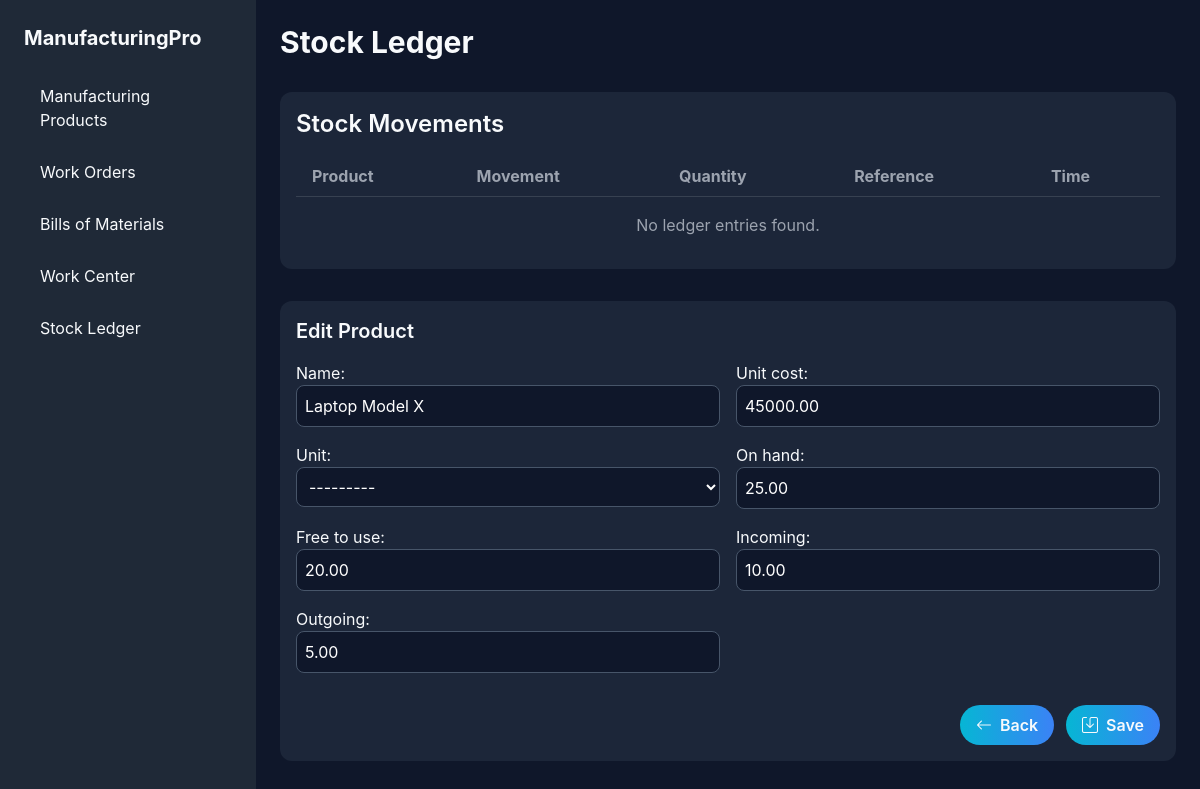
The app's page /stock_ledger/edit/2/ with its own data.
### myapp/models.py (models this page shows, shortened)
class Product(models.Model):
    UNIT_CHOICES = [
        ('Units', 'Units'),
        ('Kg', 'Kilogram'),
        ('Litre', 'Litre'),
        ('Meter', 'Meter'),
        ('Pcs', 'Pieces'),
    ]
    name = models.CharField(max_length=100)
    unit_cost = models.DecimalField(max_digits=10, decimal_places=2)
    unit_choices = [('pcs', 'Pieces'), ('kg', 'Kilogram')]
    unit = models.CharField(max_length=10, choices=unit_choices)
    on_hand = models.DecimalField(max_digits=10, decimal_places=2, default=0)
    description = models.TextField(blank=True, null=True)
    on_hand = models.DecimalField(max_digits=12, decimal_places=2, default=0)
    free_to_use = models.DecimalField(max_digits=12, decimal_places=2, default=0)
    incoming = models.DecimalField(max_digits=12, decimal_places=2, default=0)
    outgoing = models.DecimalField(max_digits=12, decimal_places=2, default=0)
    total_value = models.DecimalField(max_digits=14, decimal_places=2, default=0)
    created_at = models.DateTimeField(auto_now_add=True)
    updated_at = models.DateTimeField(auto_now=True)
    class Meta:
        ordering = ['name']

### myapp/views.py (the view)
# urls.py: path('stock_ledger/edit/<int:product_id>/', views.stock_product_edit, name='stock_product_edit'),
def stock_product_edit(request, product_id):
    product = Product.objects.get(id=product_id)
    if request.method == 'POST':
        form = ProductForm(request.POST, instance=product)
        if form.is_valid():
            try:
                product = form.save(commit=False)
                product.save()
                product.recalc_totals()
                messages.success(request, "Product updated successfully!")
                return redirect('stock_ledger')
            except Exception as e:
                messages.error(request, f"Error updating product: {str(e)}")
        else:
            messages.error(request, "Please correct the errors in the form.")
    else:
        form = ProductForm(instance=product)
    context = {
        'products': Product.objects.all(),
        'form': form,
        'edit_product': product,
    }
    return render(request, 'stock_ledger.html', context)

### myapp/forms.py
class ProductForm(forms.ModelForm):
    class Meta:
        model = Product
        fields = ['name', 'unit_cost', 'unit', 'on_hand', 'free_to_use', 'incoming', 'outgoing']
        widgets = {
            'name': forms.TextInput(attrs={'class': 'form-control'}),
            'unit_cost': forms.NumberInput(attrs={'class': 'form-control', 'step': '0.01'}),
            'unit': forms.Select(attrs={'class': 'form-control'}),
            'on_hand': forms.NumberInput(attrs={'class': 'form-control', 'step': '0.01'}),
            'free_to_use': forms.NumberInput(attrs={'class': 'form-control', 'step': '0.01'}),
            'incoming': forms.NumberInput(attrs={'class': 'form-control', 'step': '0.01'}),
            'outgoing': forms.NumberInput(attrs={'class': 'form-control', 'step': '0.01'}),
        }

### templates/stock_ledger.html (shortened to what this page needs)
<!DOCTYPE html>
<html lang="en">
<head>
  <script src="https://cdn.tailwindcss.com"></script>
  <link href="https://cdn.jsdelivr.net/npm/bootstrap-icons/font/bootstrap-icons.css" rel="stylesheet" />
</head>
<body class="flex">
<div class="w-64 bg-gray-800 min-h-screen p-6 space-y-6">
  <h1 class="text-xl font-bold mb-6">ManufacturingPro</h1>
  <ul class="space-y-3">
    <li><a href="{% url 'work_order_analysis' %}" class="block px-4 py-2 rounded hover:bg-gray-700">Manufacturing
        Products</a></li>
    <li><a href="{% url 'work_products' %}" class="block px-4 py-2 rounded hover:bg-gray-700">Work Orders</a></li>
    <li><a href="{% url 'bills_of_materials' %}" class="block px-4 py-2 rounded hover:bg-gray-700">Bills of Materials</a></li>
    <li><a href="{% url 'work_center' %}" class="block px-4 py-2 rounded hover:bg-gray-700">Work Center</a></li>
    <li><a href="{% url 'stock_ledger' %}" class="block px-4 py-2 rounded hover:bg-gray-700">Stock Ledger</a></li>
  </ul>
</div>
  <main class="flex-1 p-6">
    <div class="flex justify-between items-center mb-6">
      <h1 class="text-3xl font-bold">Stock Ledger</h1>
    </div>
<div class="card overflow-x-auto mb-8 mt-8">
  <h2 class="text-2xl font-semibold mb-4">Stock Movements</h2>
  <table class="table-auto w-full text-left">
    <thead class="text-gray-400 border-b border-gray-700">
      <tr>
        <th class="px-4 py-2">Product</th>
        <th class="px-4 py-2">Movement</th>
        <th class="px-4 py-2">Quantity</th>
        <th class="px-4 py-2">Reference</th>
        <th class="px-4 py-2">Time</th>
      </tr>
    </thead>
    <tbody class="divide-y divide-gray-700">
      {% for entry in ledger_entries %}
      <tr class="hover:bg-gray-700/50 transition">
        <td class="px-6 py-3">{{ entry.product.name }}</td>
        <td class="px-6 py-3">{{ entry.get_movement_type_display }}</td>
        <td class="px-6 py-3">{{ entry.quantity }}</td>
        <td class="px-6 py-3">{{ entry.reference }}</td>
        <td class="px-6 py-3">{{ entry.timestamp }}</td>
      </tr>
      {% empty %}
      <tr>
        <td colspan="5" class="text-center py-4 text-gray-400">No ledger entries found.</td>
      </tr>
      {% endfor %}
    </tbody>
  </table>
</div>
    <div class="card">
      <h2 class="text-xl font-semibold mb-4">{% if edit_product %}Edit{% else %}Add{% endif %} Product</h2>
      <form method="post" class="grid grid-cols-1 md:grid-cols-2 gap-4">
        {{ form.as_p }}
        <div class="flex justify-end gap-3 md:col-span-2 mt-4">
          <a href="{% url 'stock_ledger' %}" class="btn bg-gray-600 hover:bg-gray-700"><i class="bi bi-arrow-left"></i>
            Back</a>
          <button type="submit" class="btn"><i class="bi bi-save"></i> Save</button>
        </div>
      </form>
    </div>
  </main>
</body>
</html>

### templates/stock_ledger.html (style rules this page uses)
body { background: #0f172a; color: #f8fafc; font-family: Inter, sans-serif; }
.btn { background: linear-gradient(90deg, #06b6d4, #3b82f6); padding: 8px 16px; border-radius: 9999px; font-weight: 600; display: inline-flex; align-items: center; gap: 8px; }
.card { background: rgba(30, 41, 59, 0.9); border-radius: 12px; padding: 16px; }
.form-control { background: #0f172a; border: 1px solid #475569; padding: 8px; border-radius: 8px; width: 100%; color: #fff; }

### records on screen
Product: name "Laptop Model X", unit_cost "45000.00", unit "---------", on_hand "25.00", free_to_use "20.00", incoming "10.00", outgoing "5.00"
